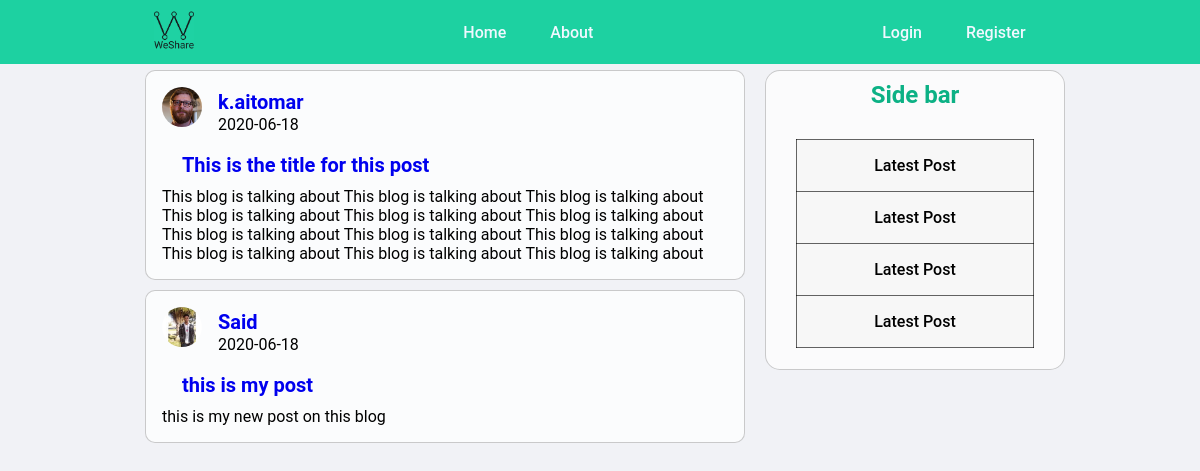
The page /home on the database its author committed.
### blogapp/models.py (models this page shows, shortened)
class Post(db.Model):
    id = db.Column(db.Integer, primary_key=True)
    title = db.Column(db.String(100), nullable=False)
    date_posted = db.Column(db.DateTime, nullable=False, default=datetime.utcnow)
    content = db.Column(db.Text, nullable=False)
    user_id = db.Column(db.Integer, db.ForeignKey('user.id'), nullable=False)

class User(db.Model, UserMixin):
    id = db.Column(db.Integer, primary_key=True)
    username = db.Column(db.String(20), unique=True, nullable=False)
    email = db.Column(db.String(120), unique=True, nullable=False)
    image_file = db.Column(db.String(20), nullable=False, default='default.jpg')
    password = db.Column(db.String(60), nullable=False)
    posts = db.relationship('Post', backref='author', lazy=True)

### blogapp/routes.py (the view)
@app.route('/')
@app.route('/home')
def home():
    posts = Post.query.all()
    return  render_template('home.html' , posts = posts)

### blogapp/templates/home.html
{% extends 'layout.html' %}
{%block content%}
    {% for post in posts%}
        <article class="blog-post-info">
            <img src="{{ url_for('static' , filename='profil_pics/'+ post.author.image_file) }}" alt="">
            <div class="blog-post-authour">
                <h1><a href="#">{{ post.author.username }}</a></h1>
            </div>
            <div class="blog-post-date">
                <p>{{ post.date_posted.strftime('%Y-%m-%d') }}</p>
            </div>
            <br>
            <div class="blog-post-title">
                <h2> <a href="{{ url_for('post' , post_id=post.id) }}" class="single-post-title"> {{ post.title }}</a></h2>
            </div>
            <div class="blog-post-content">
                <p>{{ post.content }}</p>
            </div>
        </article>
    {% endfor %}
{%endblock content%}

### blogapp/templates/layout.html (shortened to what this page needs)
<!DOCTYPE html>
<html lang="en">
<head>
    <link rel="stylesheet" type="text/css" href="{{ url_for('static', filename='style.css') }}">
</head>
<body>
    <header>
        <a href="{{url_for('home')}}"><img class="logo" src="../static/images/logo.jpg" alt="weshare logo" title="We Share"></a>
        <nav class="nav_links">
            <ul>
                <li><a href="{{url_for('home')}}">Home</a></li>
                <li><a href="{{url_for('about')}}">About</a></li>
            </ul>
        </nav>
        <nav class="nav_links">
            {% if current_user.is_authenticated %}
            <ul>
                <li><a href="{{url_for('new_post')}}">New Post</a></li>
                <li><a href="{{url_for('account')}}">account</a></li>
                <li><a href="{{url_for('logout')}}">Logout</a></li>
            </ul>
            {% else %}
                <ul>
                    <li><a href="{{url_for('login')}}">Login</a></li>
                    <li><a href="{{url_for('register')}}">Register</a></li>
                </ul>
            {% endif %}
        </nav>
    </header>
    <main>
        {% block content %}{% endblock %}
    </main>
    <div class="side-bar">
        <h1>Side bar</h1>
        <table class="side-bar-table">
            <tr>
              <td><a href="#">Latest Post</a></td>
            </tr>
            <tr>
              <td><a href="#">Latest Post</a></td>
            </tr>
            <tr>
                <td><a href="#">Latest Post</a></td>
            </tr>
            <tr>
                <td><a href="#">Latest Post</a></td>
            </tr>
        </table>
    </div>
</body>
</html>

### blogapp/static/style.css (style rules this page uses)
* { font-family: 'Roboto' , sans-serif; box-sizing: border-box; margin : 0; padding: 0; }
body { background-color: #f1f2f6; font-size: medium; }
body { background-color: #f1f2f6; display: flex; justify-content: center; }
main { margin-top: 60px; }
nav a { font-weight: 500; font-size: 16px; color: aliceblue; text-decoration: none; }
header { width: 100%; display: flex; justify-content: space-around; align-items: center; padding:10px 30px ; background-color: #1dd1a1; position: fixed; z-index: 1000; }
.nav_links { list-style: none; }
.nav_links li { display: inline-block; padding: 0px 20px; }
.nav_links li a { transition: all 0.3s ease 0s; }
.logo { width: 40px; height: 40px; }
.blog-post-info { background-color: rgba(255, 255, 255, 0.719); margin: 10px; padding: 1rem; width: 600px; border: 1px solid rgba(0, 0, 0, 0.2) ; border-radius: 10px; }
.blog-post-info img { width: 40px; height: 40px; float: left; margin: 0 1rem 0 0; border-radius: 50%; display: block; }
.blog-post-info a { text-decoration: none; font-size: 20px; }
.blog-post-info h2 { margin:0px 0px 10px 20px; font-size: 16px; }
.side-bar { margin-top: 70px; margin-left: 10px; width: 300px; height: 300px; background-color: rgba(255, 255, 255, 0.7); border: 1px solid rgba(0, 0, 0, 0.2); border-radius: 5%; display: flex; flex-direction: column; align-items: center; position: sticky; top: 70px; }
.side-bar h1 { font-size: 1.5em; margin: 10px 10px 30px 10px; color: #0cb185; }
.side-bar-table { border-collapse: collapse; text-align: center; background-color: rgba(207, 207, 207, 0.1); width: 80%; height: 70%; }
.side-bar-table a { text-decoration: none; color: black; font-weight: 500; }
.side-bar-table tr { border: 1px solid rgba(0, 0, 0, 0.6); padding: 10px; border-radius: 50px }

### rows shown on the page
Post: image_file (picture), author.username "k.aitomar", date_posted "2020-06-18", title "This is the title for this post", content "This blog is talking about This blog is talking about This blog is talking about This blog is talking about This blog is talking about This blog is talking about This blog is talking about This blog is talking about This blog is talking about This blog is talking about This blog is talking about This blog is talking about"
Post: image_file (picture), author.username "Said", date_posted "2020-06-18", title "this is my post", content "this is my new post on this blog"
